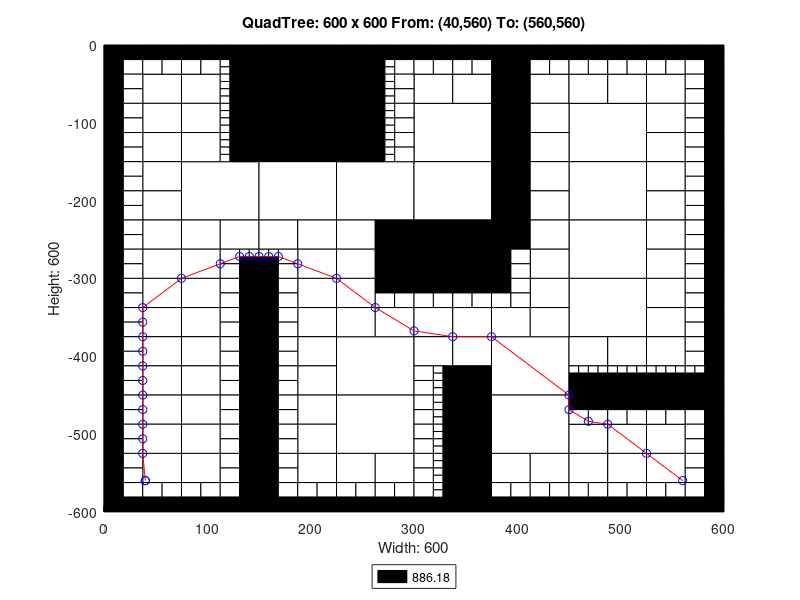

Recreate this plot in MATLAB.
axis([0 600 -600 0]);
title('QuadTree: 600 x 600 From: (40,560) To: (560,560)');
xlabel('Width: 600');
ylabel('Height: 600');
rectangle('Position',[150 -75 75 75], 'FaceColor',[0 0 0]);
rectangle('Position',[150 -150 75 75], 'FaceColor',[0 0 0]);
rectangle('Position',[75 -225 75 75], 'FaceColor',[1 1 1]);
rectangle('Position',[150 -225 75 75], 'FaceColor',[1 1 1]);
rectangle('Position',[225 -225 75 75], 'FaceColor',[1 1 1]);
rectangle('Position',[300 -150 75 75], 'FaceColor',[1 1 1]);
rectangle('Position',[450 -150 75 75], 'FaceColor',[1 1 1]);
rectangle('Position',[300 -225 75 75], 'FaceColor',[1 1 1]);
rectangle('Position',[300 -300 75 75], 'FaceColor',[0 0 0]);
rectangle('Position',[450 -225 75 75], 'FaceColor',[1 1 1]);
rectangle('Position',[450 -300 75 75], 'FaceColor',[1 1 1]);
rectangle('Position',[225 -450 75 75], 'FaceColor',[1 1 1]);
rectangle('Position',[225 -525 75 75], 'FaceColor',[1 1 1]);
rectangle('Position',[375 -450 75 75], 'FaceColor',[1 1 1]);
rectangle('Position',[450 -375 75 75], 'FaceColor',[1 1 1]);
rectangle('Position',[375 -525 75 75], 'FaceColor',[1 1 1]);
rectangle('Position',[37.5 -75 37.5 37.5], 'FaceColor',[1 1 1]);
rectangle('Position',[75 -75 37.5 37.5], 'FaceColor',[1 1 1]);
rectangle('Position',[37.5 -112.5 37.5 37.5], 'FaceColor',[1 1 1]);
rectangle('Position',[37.5 -150 37.5 37.5], 'FaceColor',[1 1 1]);
rectangle('Position',[75 -112.5 37.5 37.5], 'FaceColor',[1 1 1]);
rectangle('Position',[75 -150 37.5 37.5], 'FaceColor',[1 1 1]);
rectangle('Position',[225 -37.5 37.5 37.5], 'FaceColor',[0 0 0]);
rectangle('Position',[225 -75 37.5 37.5], 'FaceColor',[0 0 0]);
rectangle('Position',[225 -112.5 37.5 37.5], 'FaceColor',[0 0 0]);
rectangle('Position',[225 -150 37.5 37.5], 'FaceColor',[0 0 0]);
rectangle('Position',[37.5 -187.5 37.5 37.5], 'FaceColor',[1 1 1]);
rectangle('Position',[37.5 -225 37.5 37.5], 'FaceColor',[1 1 1]);
rectangle('Position',[37.5 -262.5 37.5 37.5], 'FaceColor',[1 1 1]);
rectangle('Position',[37.5 -300 37.5 37.5], 'FaceColor',[1 1 1]);
rectangle('Position',[75 -262.5 37.5 37.5], 'FaceColor',[1 1 1]);
rectangle('Position',[112.5 -262.5 37.5 37.5], 'FaceColor',[1 1 1]);
rectangle('Position',[75 -300 37.5 37.5], 'FaceColor',[1 1 1]);
rectangle('Position',[150 -262.5 37.5 37.5], 'FaceColor',[1 1 1]);
rectangle('Position',[187.5 -262.5 37.5 37.5], 'FaceColor',[1 1 1]);
rectangle('Position',[187.5 -300 37.5 37.5], 'FaceColor',[1 1 1]);
rectangle('Position',[225 -262.5 37.5 37.5], 'FaceColor',[1 1 1]);
rectangle('Position',[262.5 -262.5 37.5 37.5], 'FaceColor',[0 0 0]);
rectangle('Position',[225 -300 37.5 37.5], 'FaceColor',[1 1 1]);
rectangle('Position',[262.5 -300 37.5 37.5], 'FaceColor',[0 0 0]);
rectangle('Position',[300 -75 37.5 37.5], 'FaceColor',[1 1 1]);
rectangle('Position',[337.5 -75 37.5 37.5], 'FaceColor',[1 1 1]);
rectangle('Position',[375 -37.5 37.5 37.5], 'FaceColor',[0 0 0]);
rectangle('Position',[375 -75 37.5 37.5], 'FaceColor',[0 0 0]);
rectangle('Position',[412.5 -75 37.5 37.5], 'FaceColor',[1 1 1]);
rectangle('Position',[375 -112.5 37.5 37.5], 'FaceColor',[0 0 0]);
rectangle('Position',[412.5 -112.5 37.5 37.5], 'FaceColor',[1 1 1]);
rectangle('Position',[375 -150 37.5 37.5], 'FaceColor',[0 0 0]);
rectangle('Position',[412.5 -150 37.5 37.5], 'FaceColor',[1 1 1]);
rectangle('Position',[450 -75 37.5 37.5], 'FaceColor',[1 1 1]);
rectangle('Position',[487.5 -75 37.5 37.5], 'FaceColor',[1 1 1]);
rectangle('Position',[525 -75 37.5 37.5], 'FaceColor',[1 1 1]);
rectangle('Position',[525 -112.5 37.5 37.5], 'FaceColor',[1 1 1]);
rectangle('Position',[525 -150 37.5 37.5], 'FaceColor',[1 1 1]);
rectangle('Position',[375 -187.5 37.5 37.5], 'FaceColor',[0 0 0]);
rectangle('Position',[412.5 -187.5 37.5 37.5], 'FaceColor',[1 1 1]);
rectangle('Position',[375 -225 37.5 37.5], 'FaceColor',[0 0 0]);
rectangle('Position',[412.5 -225 37.5 37.5], 'FaceColor',[1 1 1]);
rectangle('Position',[375 -262.5 37.5 37.5], 'FaceColor',[0 0 0]);
rectangle('Position',[412.5 -262.5 37.5 37.5], 'FaceColor',[1 1 1]);
rectangle('Position',[412.5 -300 37.5 37.5], 'FaceColor',[1 1 1]);
rectangle('Position',[525 -187.5 37.5 37.5], 'FaceColor',[1 1 1]);
rectangle('Position',[525 -225 37.5 37.5], 'FaceColor',[1 1 1]);
rectangle('Position',[525 -262.5 37.5 37.5], 'FaceColor',[1 1 1]);
rectangle('Position',[525 -300 37.5 37.5], 'FaceColor',[1 1 1]);
rectangle('Position',[37.5 -337.5 37.5 37.5], 'FaceColor',[1 1 1]);
rectangle('Position',[37.5 -375 37.5 37.5], 'FaceColor',[1 1 1]);
rectangle('Position',[75 -337.5 37.5 37.5], 'FaceColor',[1 1 1]);
rectangle('Position',[75 -375 37.5 37.5], 'FaceColor',[1 1 1]);
rectangle('Position',[37.5 -412.5 37.5 37.5], 'FaceColor',[1 1 1]);
rectangle('Position',[37.5 -450 37.5 37.5], 'FaceColor',[1 1 1]);
rectangle('Position',[75 -412.5 37.5 37.5], 'FaceColor',[1 1 1]);
rectangle('Position',[75 -450 37.5 37.5], 'FaceColor',[1 1 1]);
rectangle('Position',[187.5 -337.5 37.5 37.5], 'FaceColor',[1 1 1]);
rectangle('Position',[187.5 -375 37.5 37.5], 'FaceColor',[1 1 1]);
rectangle('Position',[225 -337.5 37.5 37.5], 'FaceColor',[1 1 1]);
rectangle('Position',[225 -375 37.5 37.5], 'FaceColor',[1 1 1]);
rectangle('Position',[262.5 -375 37.5 37.5], 'FaceColor',[1 1 1]);
rectangle('Position',[187.5 -412.5 37.5 37.5], 'FaceColor',[1 1 1]);
rectangle('Position',[187.5 -450 37.5 37.5], 'FaceColor',[1 1 1]);
rectangle('Position',[37.5 -487.5 37.5 37.5], 'FaceColor',[1 1 1]);
rectangle('Position',[37.5 -525 37.5 37.5], 'FaceColor',[1 1 1]);
rectangle('Position',[75 -487.5 37.5 37.5], 'FaceColor',[1 1 1]);
rectangle('Position',[75 -525 37.5 37.5], 'FaceColor',[1 1 1]);
rectangle('Position',[37.5 -562.5 37.5 37.5], 'FaceColor',[1 1 1]);
rectangle('Position',[75 -562.5 37.5 37.5], 'FaceColor',[1 1 1]);
rectangle('Position',[187.5 -487.5 37.5 37.5], 'FaceColor',[1 1 1]);
rectangle('Position',[187.5 -525 37.5 37.5], 'FaceColor',[1 1 1]);
rectangle('Position',[187.5 -562.5 37.5 37.5], 'FaceColor',[1 1 1]);
rectangle('Position',[225 -562.5 37.5 37.5], 'FaceColor',[1 1 1]);
rectangle('Position',[262.5 -562.5 37.5 37.5], 'FaceColor',[1 1 1]);
rectangle('Position',[300 -375 37.5 37.5], 'FaceColor',[1 1 1]);
rectangle('Position',[337.5 -375 37.5 37.5], 'FaceColor',[1 1 1]);
rectangle('Position',[412.5 -337.5 37.5 37.5], 'FaceColor',[1 1 1]);
rectangle('Position',[375 -375 37.5 37.5], 'FaceColor',[1 1 1]);
rectangle('Position',[412.5 -375 37.5 37.5], 'FaceColor',[1 1 1]);
rectangle('Position',[300 -412.5 37.5 37.5], 'FaceColor',[1 1 1]);
rectangle('Position',[337.5 -412.5 37.5 37.5], 'FaceColor',[1 1 1]);
rectangle('Position',[337.5 -450 37.5 37.5], 'FaceColor',[0 0 0]);
rectangle('Position',[525 -337.5 37.5 37.5], 'FaceColor',[1 1 1]);
rectangle('Position',[525 -375 37.5 37.5], 'FaceColor',[1 1 1]);
rectangle('Position',[450 -412.5 37.5 37.5], 'FaceColor',[1 1 1]);
rectangle('Position',[487.5 -412.5 37.5 37.5], 'FaceColor',[1 1 1]);
rectangle('Position',[525 -412.5 37.5 37.5], 'FaceColor',[1 1 1]);
rectangle('Position',[337.5 -487.5 37.5 37.5], 'FaceColor',[0 0 0]);
rectangle('Position',[337.5 -525 37.5 37.5], 'FaceColor',[0 0 0]);
rectangle('Position',[337.5 -562.5 37.5 37.5], 'FaceColor',[0 0 0]);
rectangle('Position',[337.5 -600 37.5 37.5], 'FaceColor',[0 0 0]);
rectangle('Position',[375 -562.5 37.5 37.5], 'FaceColor',[1 1 1]);
rectangle('Position',[412.5 -562.5 37.5 37.5], 'FaceColor',[1 1 1]);
rectangle('Position',[450 -525 37.5 37.5], 'FaceColor',[1 1 1]);
rectangle('Position',[487.5 -525 37.5 37.5], 'FaceColor',[1 1 1]);
rectangle('Position',[525 -525 37.5 37.5], 'FaceColor',[1 1 1]);
rectangle('Position',[450 -562.5 37.5 37.5], 'FaceColor',[1 1 1]);
rectangle('Position',[487.5 -562.5 37.5 37.5], 'FaceColor',[1 1 1]);
rectangle('Position',[525 -562.5 37.5 37.5], 'FaceColor',[1 1 1]);
rectangle('Position',[0 -18.75 18.75 18.75], 'FaceColor',[0 0 0]);
rectangle('Position',[18.75 -18.75 18.75 18.75], 'FaceColor',[0 0 0]);
rectangle('Position',[0 -37.5 18.75 18.75], 'FaceColor',[0 0 0]);
rectangle('Position',[18.75 -37.5 18.75 18.75], 'FaceColor',[1 1 1]);
rectangle('Position',[37.5 -18.75 18.75 18.75], 'FaceColor',[0 0 0]);
rectangle('Position',[56.25 -18.75 18.75 18.75], 'FaceColor',[0 0 0]);
rectangle('Position',[37.5 -37.5 18.75 18.75], 'FaceColor',[1 1 1]);
rectangle('Position',[56.25 -37.5 18.75 18.75], 'FaceColor',[1 1 1]);
rectangle('Position',[0 -56.25 18.75 18.75], 'FaceColor',[0 0 0]);
rectangle('Position',[18.75 -56.25 18.75 18.75], 'FaceColor',[1 1 1]);
rectangle('Position',[0 -75 18.75 18.75], 'FaceColor',[0 0 0]);
rectangle('Position',[18.75 -75 18.75 18.75], 'FaceColor',[1 1 1]);
rectangle('Position',[75 -18.75 18.75 18.75], 'FaceColor',[0 0 0]);
rectangle('Position',[93.75 -18.75 18.75 18.75], 'FaceColor',[0 0 0]);
rectangle('Position',[75 -37.5 18.75 18.75], 'FaceColor',[1 1 1]);
rectangle('Position',[93.75 -37.5 18.75 18.75], 'FaceColor',[1 1 1]);
rectangle('Position',[112.5 -18.75 18.75 18.75], 'FaceColor',[0 0 0]);
rectangle('Position',[131.25 -18.75 18.75 18.75], 'FaceColor',[0 0 0]);
rectangle('Position',[131.25 -37.5 18.75 18.75], 'FaceColor',[0 0 0]);
rectangle('Position',[131.25 -56.25 18.75 18.75], 'FaceColor',[0 0 0]);
rectangle('Position',[131.25 -75 18.75 18.75], 'FaceColor',[0 0 0]);
rectangle('Position',[0 -93.75 18.75 18.75], 'FaceColor',[0 0 0]);
rectangle('Position',[18.75 -93.75 18.75 18.75], 'FaceColor',[1 1 1]);
rectangle('Position',[0 -112.5 18.75 18.75], 'FaceColor',[0 0 0]);
rectangle('Position',[18.75 -112.5 18.75 18.75], 'FaceColor',[1 1 1]);
rectangle('Position',[0 -131.25 18.75 18.75], 'FaceColor',[0 0 0]);
rectangle('Position',[18.75 -131.25 18.75 18.75], 'FaceColor',[1 1 1]);
rectangle('Position',[0 -150 18.75 18.75], 'FaceColor',[0 0 0]);
rectangle('Position',[18.75 -150 18.75 18.75], 'FaceColor',[1 1 1]);
rectangle('Position',[131.25 -93.75 18.75 18.75], 'FaceColor',[0 0 0]);
rectangle('Position',[131.25 -112.5 18.75 18.75], 'FaceColor',[0 0 0]);
rectangle('Position',[131.25 -131.25 18.75 18.75], 'FaceColor',[0 0 0]);
rectangle('Position',[131.25 -150 18.75 18.75], 'FaceColor',[0 0 0]);
rectangle('Position',[262.5 -18.75 18.75 18.75], 'FaceColor',[0 0 0]);
rectangle('Position',[281.25 -18.75 18.75 18.75], 'FaceColor',[0 0 0]);
rectangle('Position',[281.25 -37.5 18.75 18.75], 'FaceColor',[1 1 1]);
rectangle('Position',[281.25 -56.25 18.75 18.75], 'FaceColor',[1 1 1]);
rectangle('Position',[281.25 -75 18.75 18.75], 'FaceColor',[1 1 1]);
rectangle('Position',[281.25 -93.75 18.75 18.75], 'FaceColor',[1 1 1]);
rectangle('Position',[281.25 -112.5 18.75 18.75], 'FaceColor',[1 1 1]);
rectangle('Position',[281.25 -131.25 18.75 18.75], 'FaceColor',[1 1 1]);
rectangle('Position',[281.25 -150 18.75 18.75], 'FaceColor',[1 1 1]);
rectangle('Position',[0 -168.75 18.75 18.75], 'FaceColor',[0 0 0]);
rectangle('Position',[18.75 -168.75 18.75 18.75], 'FaceColor',[1 1 1]);
rectangle('Position',[0 -187.5 18.75 18.75], 'FaceColor',[0 0 0]);
rectangle('Position',[18.75 -187.5 18.75 18.75], 'FaceColor',[1 1 1]);
rectangle('Position',[0 -206.25 18.75 18.75], 'FaceColor',[0 0 0]);
rectangle('Position',[18.75 -206.25 18.75 18.75], 'FaceColor',[1 1 1]);
rectangle('Position',[0 -225 18.75 18.75], 'FaceColor',[0 0 0]);
rectangle('Position',[18.75 -225 18.75 18.75], 'FaceColor',[1 1 1]);
rectangle('Position',[0 -243.75 18.75 18.75], 'FaceColor',[0 0 0]);
rectangle('Position',[18.75 -243.75 18.75 18.75], 'FaceColor',[1 1 1]);
rectangle('Position',[0 -262.5 18.75 18.75], 'FaceColor',[0 0 0]);
rectangle('Position',[18.75 -262.5 18.75 18.75], 'FaceColor',[1 1 1]);
rectangle('Position',[0 -281.25 18.75 18.75], 'FaceColor',[0 0 0]);
rectangle('Position',[18.75 -281.25 18.75 18.75], 'FaceColor',[1 1 1]);
rectangle('Position',[0 -300 18.75 18.75], 'FaceColor',[0 0 0]);
rectangle('Position',[18.75 -300 18.75 18.75], 'FaceColor',[1 1 1]);
rectangle('Position',[112.5 -281.25 18.75 18.75], 'FaceColor',[1 1 1]);
rectangle('Position',[112.5 -300 18.75 18.75], 'FaceColor',[1 1 1]);
rectangle('Position',[131.25 -300 18.75 18.75], 'FaceColor',[0 0 0]);
rectangle('Position',[168.75 -281.25 18.75 18.75], 'FaceColor',[1 1 1]);
rectangle('Position',[150 -300 18.75 18.75], 'FaceColor',[0 0 0]);
rectangle('Position',[168.75 -300 18.75 18.75], 'FaceColor',[1 1 1]);
rectangle('Position',[300 -18.75 18.75 18.75], 'FaceColor',[0 0 0]);
rectangle('Position',[318.75 -18.75 18.75 18.75], 'FaceColor',[0 0 0]);
rectangle('Position',[300 -37.5 18.75 18.75], 'FaceColor',[1 1 1]);
rectangle('Position',[318.75 -37.5 18.75 18.75], 'FaceColor',[1 1 1]);
rectangle('Position',[337.5 -18.75 18.75 18.75], 'FaceColor',[0 0 0]);
rectangle('Position',[356.25 -18.75 18.75 18.75], 'FaceColor',[0 0 0]);
rectangle('Position',[337.5 -37.5 18.75 18.75], 'FaceColor',[1 1 1]);
rectangle('Position',[356.25 -37.5 18.75 18.75], 'FaceColor',[1 1 1]);
rectangle('Position',[412.5 -18.75 18.75 18.75], 'FaceColor',[0 0 0]);
rectangle('Position',[431.25 -18.75 18.75 18.75], 'FaceColor',[0 0 0]);
rectangle('Position',[412.5 -37.5 18.75 18.75], 'FaceColor',[1 1 1]);
rectangle('Position',[431.25 -37.5 18.75 18.75], 'FaceColor',[1 1 1]);
rectangle('Position',[450 -18.75 18.75 18.75], 'FaceColor',[0 0 0]);
rectangle('Position',[468.75 -18.75 18.75 18.75], 'FaceColor',[0 0 0]);
rectangle('Position',[450 -37.5 18.75 18.75], 'FaceColor',[1 1 1]);
rectangle('Position',[468.75 -37.5 18.75 18.75], 'FaceColor',[1 1 1]);
rectangle('Position',[487.5 -18.75 18.75 18.75], 'FaceColor',[0 0 0]);
rectangle('Position',[506.25 -18.75 18.75 18.75], 'FaceColor',[0 0 0]);
rectangle('Position',[487.5 -37.5 18.75 18.75], 'FaceColor',[1 1 1]);
rectangle('Position',[506.25 -37.5 18.75 18.75], 'FaceColor',[1 1 1]);
rectangle('Position',[525 -18.75 18.75 18.75], 'FaceColor',[0 0 0]);
rectangle('Position',[543.75 -18.75 18.75 18.75], 'FaceColor',[0 0 0]);
rectangle('Position',[525 -37.5 18.75 18.75], 'FaceColor',[1 1 1]);
rectangle('Position',[543.75 -37.5 18.75 18.75], 'FaceColor',[1 1 1]);
rectangle('Position',[562.5 -18.75 18.75 18.75], 'FaceColor',[0 0 0]);
rectangle('Position',[581.25 -18.75 18.75 18.75], 'FaceColor',[0 0 0]);
rectangle('Position',[562.5 -37.5 18.75 18.75], 'FaceColor',[1 1 1]);
rectangle('Position',[581.25 -37.5 18.75 18.75], 'FaceColor',[0 0 0]);
rectangle('Position',[562.5 -56.25 18.75 18.75], 'FaceColor',[1 1 1]);
rectangle('Position',[581.25 -56.25 18.75 18.75], 'FaceColor',[0 0 0]);
rectangle('Position',[562.5 -75 18.75 18.75], 'FaceColor',[1 1 1]);
rectangle('Position',[581.25 -75 18.75 18.75], 'FaceColor',[0 0 0]);
rectangle('Position',[562.5 -93.75 18.75 18.75], 'FaceColor',[1 1 1]);
rectangle('Position',[581.25 -93.75 18.75 18.75], 'FaceColor',[0 0 0]);
rectangle('Position',[562.5 -112.5 18.75 18.75], 'FaceColor',[1 1 1]);
rectangle('Position',[581.25 -112.5 18.75 18.75], 'FaceColor',[0 0 0]);
rectangle('Position',[562.5 -131.25 18.75 18.75], 'FaceColor',[1 1 1]);
rectangle('Position',[581.25 -131.25 18.75 18.75], 'FaceColor',[0 0 0]);
rectangle('Position',[562.5 -150 18.75 18.75], 'FaceColor',[1 1 1]);
rectangle('Position',[581.25 -150 18.75 18.75], 'FaceColor',[0 0 0]);
rectangle('Position',[375 -281.25 18.75 18.75], 'FaceColor',[0 0 0]);
rectangle('Position',[393.75 -281.25 18.75 18.75], 'FaceColor',[1 1 1]);
rectangle('Position',[375 -300 18.75 18.75], 'FaceColor',[0 0 0]);
rectangle('Position',[393.75 -300 18.75 18.75], 'FaceColor',[1 1 1]);
rectangle('Position',[562.5 -168.75 18.75 18.75], 'FaceColor',[1 1 1]);
rectangle('Position',[581.25 -168.75 18.75 18.75], 'FaceColor',[0 0 0]);
rectangle('Position',[562.5 -187.5 18.75 18.75], 'FaceColor',[1 1 1]);
rectangle('Position',[581.25 -187.5 18.75 18.75], 'FaceColor',[0 0 0]);
rectangle('Position',[562.5 -206.25 18.75 18.75], 'FaceColor',[1 1 1]);
rectangle('Position',[581.25 -206.25 18.75 18.75], 'FaceColor',[0 0 0]);
rectangle('Position',[562.5 -225 18.75 18.75], 'FaceColor',[1 1 1]);
rectangle('Position',[581.25 -225 18.75 18.75], 'FaceColor',[0 0 0]);
rectangle('Position',[562.5 -243.75 18.75 18.75], 'FaceColor',[1 1 1]);
rectangle('Position',[581.25 -243.75 18.75 18.75], 'FaceColor',[0 0 0]);
rectangle('Position',[562.5 -262.5 18.75 18.75], 'FaceColor',[1 1 1]);
rectangle('Position',[581.25 -262.5 18.75 18.75], 'FaceColor',[0 0 0]);
rectangle('Position',[562.5 -281.25 18.75 18.75], 'FaceColor',[1 1 1]);
rectangle('Position',[581.25 -281.25 18.75 18.75], 'FaceColor',[0 0 0]);
rectangle('Position',[562.5 -300 18.75 18.75], 'FaceColor',[1 1 1]);
rectangle('Position',[581.25 -300 18.75 18.75], 'FaceColor',[0 0 0]);
rectangle('Position',[0 -318.75 18.75 18.75], 'FaceColor',[0 0 0]);
rectangle('Position',[18.75 -318.75 18.75 18.75], 'FaceColor',[1 1 1]);
rectangle('Position',[0 -337.5 18.75 18.75], 'FaceColor',[0 0 0]);
rectangle('Position',[18.75 -337.5 18.75 18.75], 'FaceColor',[1 1 1]);
rectangle('Position',[0 -356.25 18.75 18.75], 'FaceColor',[0 0 0]);
rectangle('Position',[18.75 -356.25 18.75 18.75], 'FaceColor',[1 1 1]);
rectangle('Position',[0 -375 18.75 18.75], 'FaceColor',[0 0 0]);
rectangle('Position',[18.75 -375 18.75 18.75], 'FaceColor',[1 1 1]);
rectangle('Position',[112.5 -318.75 18.75 18.75], 'FaceColor',[1 1 1]);
rectangle('Position',[131.25 -318.75 18.75 18.75], 'FaceColor',[0 0 0]);
rectangle('Position',[112.5 -337.5 18.75 18.75], 'FaceColor',[1 1 1]);
rectangle('Position',[131.25 -337.5 18.75 18.75], 'FaceColor',[0 0 0]);
rectangle('Position',[112.5 -356.25 18.75 18.75], 'FaceColor',[1 1 1]);
rectangle('Position',[131.25 -356.25 18.75 18.75], 'FaceColor',[0 0 0]);
rectangle('Position',[112.5 -375 18.75 18.75], 'FaceColor',[1 1 1]);
rectangle('Position',[131.25 -375 18.75 18.75], 'FaceColor',[0 0 0]);
rectangle('Position',[0 -393.75 18.75 18.75], 'FaceColor',[0 0 0]);
rectangle('Position',[18.75 -393.75 18.75 18.75], 'FaceColor',[1 1 1]);
rectangle('Position',[0 -412.5 18.75 18.75], 'FaceColor',[0 0 0]);
rectangle('Position',[18.75 -412.5 18.75 18.75], 'FaceColor',[1 1 1]);
rectangle('Position',[0 -431.25 18.75 18.75], 'FaceColor',[0 0 0]);
rectangle('Position',[18.75 -431.25 18.75 18.75], 'FaceColor',[1 1 1]);
rectangle('Position',[0 -450 18.75 18.75], 'FaceColor',[0 0 0]);
rectangle('Position',[18.75 -450 18.75 18.75], 'FaceColor',[1 1 1]);
rectangle('Position',[112.5 -393.75 18.75 18.75], 'FaceColor',[1 1 1]);
rectangle('Position',[131.25 -393.75 18.75 18.75], 'FaceColor',[0 0 0]);
rectangle('Position',[112.5 -412.5 18.75 18.75], 'FaceColor',[1 1 1]);
rectangle('Position',[131.25 -412.5 18.75 18.75], 'FaceColor',[0 0 0]);
rectangle('Position',[112.5 -431.25 18.75 18.75], 'FaceColor',[1 1 1]);
rectangle('Position',[131.25 -431.25 18.75 18.75], 'FaceColor',[0 0 0]);
rectangle('Position',[112.5 -450 18.75 18.75], 'FaceColor',[1 1 1]);
rectangle('Position',[131.25 -450 18.75 18.75], 'FaceColor',[0 0 0]);
rectangle('Position',[150 -318.75 18.75 18.75], 'FaceColor',[0 0 0]);
rectangle('Position',[168.75 -318.75 18.75 18.75], 'FaceColor',[1 1 1]);
rectangle('Position',[150 -337.5 18.75 18.75], 'FaceColor',[0 0 0]);
rectangle('Position',[168.75 -337.5 18.75 18.75], 'FaceColor',[1 1 1]);
rectangle('Position',[150 -356.25 18.75 18.75], 'FaceColor',[0 0 0]);
rectangle('Position',[168.75 -356.25 18.75 18.75], 'FaceColor',[1 1 1]);
rectangle('Position',[150 -375 18.75 18.75], 'FaceColor',[0 0 0]);
rectangle('Position',[168.75 -375 18.75 18.75], 'FaceColor',[1 1 1]);
rectangle('Position',[262.5 -318.75 18.75 18.75], 'FaceColor',[0 0 0]);
rectangle('Position',[281.25 -318.75 18.75 18.75], 'FaceColor',[0 0 0]);
rectangle('Position',[262.5 -337.5 18.75 18.75], 'FaceColor',[1 1 1]);
rectangle('Position',[281.25 -337.5 18.75 18.75], 'FaceColor',[1 1 1]);
rectangle('Position',[150 -393.75 18.75 18.75], 'FaceColor',[0 0 0]);
rectangle('Position',[168.75 -393.75 18.75 18.75], 'FaceColor',[1 1 1]);
rectangle('Position',[150 -412.5 18.75 18.75], 'FaceColor',[0 0 0]);
rectangle('Position',[168.75 -412.5 18.75 18.75], 'FaceColor',[1 1 1]);
rectangle('Position',[150 -431.25 18.75 18.75], 'FaceColor',[0 0 0]);
rectangle('Position',[168.75 -431.25 18.75 18.75], 'FaceColor',[1 1 1]);
rectangle('Position',[150 -450 18.75 18.75], 'FaceColor',[0 0 0]);
rectangle('Position',[168.75 -450 18.75 18.75], 'FaceColor',[1 1 1]);
rectangle('Position',[0 -468.75 18.75 18.75], 'FaceColor',[0 0 0]);
rectangle('Position',[18.75 -468.75 18.75 18.75], 'FaceColor',[1 1 1]);
rectangle('Position',[0 -487.5 18.75 18.75], 'FaceColor',[0 0 0]);
rectangle('Position',[18.75 -487.5 18.75 18.75], 'FaceColor',[1 1 1]);
rectangle('Position',[0 -506.25 18.75 18.75], 'FaceColor',[0 0 0]);
rectangle('Position',[18.75 -506.25 18.75 18.75], 'FaceColor',[1 1 1]);
rectangle('Position',[0 -525 18.75 18.75], 'FaceColor',[0 0 0]);
rectangle('Position',[18.75 -525 18.75 18.75], 'FaceColor',[1 1 1]);
rectangle('Position',[112.5 -468.75 18.75 18.75], 'FaceColor',[1 1 1]);
rectangle('Position',[131.25 -468.75 18.75 18.75], 'FaceColor',[0 0 0]);
rectangle('Position',[112.5 -487.5 18.75 18.75], 'FaceColor',[1 1 1]);
rectangle('Position',[131.25 -487.5 18.75 18.75], 'FaceColor',[0 0 0]);
rectangle('Position',[112.5 -506.25 18.75 18.75], 'FaceColor',[1 1 1]);
rectangle('Position',[131.25 -506.25 18.75 18.75], 'FaceColor',[0 0 0]);
rectangle('Position',[112.5 -525 18.75 18.75], 'FaceColor',[1 1 1]);
rectangle('Position',[131.25 -525 18.75 18.75], 'FaceColor',[0 0 0]);
rectangle('Position',[0 -543.75 18.75 18.75], 'FaceColor',[0 0 0]);
rectangle('Position',[18.75 -543.75 18.75 18.75], 'FaceColor',[1 1 1]);
rectangle('Position',[0 -562.5 18.75 18.75], 'FaceColor',[0 0 0]);
rectangle('Position',[18.75 -562.5 18.75 18.75], 'FaceColor',[1 1 1]);
rectangle('Position',[0 -581.25 18.75 18.75], 'FaceColor',[0 0 0]);
rectangle('Position',[18.75 -581.25 18.75 18.75], 'FaceColor',[1 1 1]);
rectangle('Position',[0 -600 18.75 18.75], 'FaceColor',[0 0 0]);
rectangle('Position',[18.75 -600 18.75 18.75], 'FaceColor',[0 0 0]);
rectangle('Position',[37.5 -581.25 18.75 18.75], 'FaceColor',[1 1 1]);
rectangle('Position',[56.25 -581.25 18.75 18.75], 'FaceColor',[1 1 1]);
rectangle('Position',[37.5 -600 18.75 18.75], 'FaceColor',[0 0 0]);
rectangle('Position',[56.25 -600 18.75 18.75], 'FaceColor',[0 0 0]);
rectangle('Position',[112.5 -543.75 18.75 18.75], 'FaceColor',[1 1 1]);
rectangle('Position',[131.25 -543.75 18.75 18.75], 'FaceColor',[0 0 0]);
rectangle('Position',[112.5 -562.5 18.75 18.75], 'FaceColor',[1 1 1]);
rectangle('Position',[131.25 -562.5 18.75 18.75], 'FaceColor',[0 0 0]);
rectangle('Position',[75 -581.25 18.75 18.75], 'FaceColor',[1 1 1]);
rectangle('Position',[93.75 -581.25 18.75 18.75], 'FaceColor',[1 1 1]);
rectangle('Position',[75 -600 18.75 18.75], 'FaceColor',[0 0 0]);
rectangle('Position',[93.75 -600 18.75 18.75], 'FaceColor',[0 0 0]);
rectangle('Position',[112.5 -581.25 18.75 18.75], 'FaceColor',[1 1 1]);
rectangle('Position',[131.25 -581.25 18.75 18.75], 'FaceColor',[0 0 0]);
rectangle('Position',[112.5 -600 18.75 18.75], 'FaceColor',[0 0 0]);
rectangle('Position',[131.25 -600 18.75 18.75], 'FaceColor',[0 0 0]);
rectangle('Position',[150 -468.75 18.75 18.75], 'FaceColor',[0 0 0]);
rectangle('Position',[168.75 -468.75 18.75 18.75], 'FaceColor',[1 1 1]);
rectangle('Position',[150 -487.5 18.75 18.75], 'FaceColor',[0 0 0]);
rectangle('Position',[168.75 -487.5 18.75 18.75], 'FaceColor',[1 1 1]);
rectangle('Position',[150 -506.25 18.75 18.75], 'FaceColor',[0 0 0]);
rectangle('Position',[168.75 -506.25 18.75 18.75], 'FaceColor',[1 1 1]);
rectangle('Position',[150 -525 18.75 18.75], 'FaceColor',[0 0 0]);
rectangle('Position',[168.75 -525 18.75 18.75], 'FaceColor',[1 1 1]);
rectangle('Position',[150 -543.75 18.75 18.75], 'FaceColor',[0 0 0]);
rectangle('Position',[168.75 -543.75 18.75 18.75], 'FaceColor',[1 1 1]);
rectangle('Position',[150 -562.5 18.75 18.75], 'FaceColor',[0 0 0]);
rectangle('Position',[168.75 -562.5 18.75 18.75], 'FaceColor',[1 1 1]);
rectangle('Position',[150 -581.25 18.75 18.75], 'FaceColor',[0 0 0]);
rectangle('Position',[168.75 -581.25 18.75 18.75], 'FaceColor',[1 1 1]);
rectangle('Position',[150 -600 18.75 18.75], 'FaceColor',[0 0 0]);
rectangle('Position',[168.75 -600 18.75 18.75], 'FaceColor',[0 0 0]);
rectangle('Position',[187.5 -581.25 18.75 18.75], 'FaceColor',[1 1 1]);
rectangle('Position',[206.25 -581.25 18.75 18.75], 'FaceColor',[1 1 1]);
rectangle('Position',[187.5 -600 18.75 18.75], 'FaceColor',[0 0 0]);
rectangle('Position',[206.25 -600 18.75 18.75], 'FaceColor',[0 0 0]);
rectangle('Position',[225 -581.25 18.75 18.75], 'FaceColor',[1 1 1]);
rectangle('Position',[243.75 -581.25 18.75 18.75], 'FaceColor',[1 1 1]);
rectangle('Position',[225 -600 18.75 18.75], 'FaceColor',[0 0 0]);
rectangle('Position',[243.75 -600 18.75 18.75], 'FaceColor',[0 0 0]);
rectangle('Position',[262.5 -581.25 18.75 18.75], 'FaceColor',[1 1 1]);
rectangle('Position',[281.25 -581.25 18.75 18.75], 'FaceColor',[1 1 1]);
rectangle('Position',[262.5 -600 18.75 18.75], 'FaceColor',[0 0 0]);
rectangle('Position',[281.25 -600 18.75 18.75], 'FaceColor',[0 0 0]);
rectangle('Position',[300 -318.75 18.75 18.75], 'FaceColor',[0 0 0]);
rectangle('Position',[318.75 -318.75 18.75 18.75], 'FaceColor',[0 0 0]);
rectangle('Position',[300 -337.5 18.75 18.75], 'FaceColor',[1 1 1]);
rectangle('Position',[318.75 -337.5 18.75 18.75], 'FaceColor',[1 1 1]);
rectangle('Position',[337.5 -318.75 18.75 18.75], 'FaceColor',[0 0 0]);
rectangle('Position',[356.25 -318.75 18.75 18.75], 'FaceColor',[0 0 0]);
rectangle('Position',[337.5 -337.5 18.75 18.75], 'FaceColor',[1 1 1]);
rectangle('Position',[356.25 -337.5 18.75 18.75], 'FaceColor',[1 1 1]);
rectangle('Position',[375 -318.75 18.75 18.75], 'FaceColor',[0 0 0]);
rectangle('Position',[393.75 -318.75 18.75 18.75], 'FaceColor',[1 1 1]);
rectangle('Position',[375 -337.5 18.75 18.75], 'FaceColor',[1 1 1]);
rectangle('Position',[393.75 -337.5 18.75 18.75], 'FaceColor',[1 1 1]);
rectangle('Position',[300 -431.25 18.75 18.75], 'FaceColor',[1 1 1]);
rectangle('Position',[300 -450 18.75 18.75], 'FaceColor',[1 1 1]);
rectangle('Position',[562.5 -318.75 18.75 18.75], 'FaceColor',[1 1 1]);
rectangle('Position',[581.25 -318.75 18.75 18.75], 'FaceColor',[0 0 0]);
rectangle('Position',[562.5 -337.5 18.75 18.75], 'FaceColor',[1 1 1]);
rectangle('Position',[581.25 -337.5 18.75 18.75], 'FaceColor',[0 0 0]);
rectangle('Position',[562.5 -356.25 18.75 18.75], 'FaceColor',[1 1 1]);
rectangle('Position',[581.25 -356.25 18.75 18.75], 'FaceColor',[0 0 0]);
rectangle('Position',[562.5 -375 18.75 18.75], 'FaceColor',[1 1 1]);
rectangle('Position',[581.25 -375 18.75 18.75], 'FaceColor',[0 0 0]);
rectangle('Position',[450 -450 18.75 18.75], 'FaceColor',[0 0 0]);
rectangle('Position',[468.75 -450 18.75 18.75], 'FaceColor',[0 0 0]);
rectangle('Position',[487.5 -450 18.75 18.75], 'FaceColor',[0 0 0]);
rectangle('Position',[506.25 -450 18.75 18.75], 'FaceColor',[0 0 0]);
rectangle('Position',[562.5 -393.75 18.75 18.75], 'FaceColor',[1 1 1]);
rectangle('Position',[581.25 -393.75 18.75 18.75], 'FaceColor',[0 0 0]);
rectangle('Position',[562.5 -412.5 18.75 18.75], 'FaceColor',[1 1 1]);
rectangle('Position',[581.25 -412.5 18.75 18.75], 'FaceColor',[0 0 0]);
rectangle('Position',[525 -450 18.75 18.75], 'FaceColor',[0 0 0]);
rectangle('Position',[543.75 -450 18.75 18.75], 'FaceColor',[0 0 0]);
rectangle('Position',[581.25 -431.25 18.75 18.75], 'FaceColor',[0 0 0]);
rectangle('Position',[562.5 -450 18.75 18.75], 'FaceColor',[0 0 0]);
rectangle('Position',[581.25 -450 18.75 18.75], 'FaceColor',[0 0 0]);
rectangle('Position',[300 -468.75 18.75 18.75], 'FaceColor',[1 1 1]);
rectangle('Position',[300 -487.5 18.75 18.75], 'FaceColor',[1 1 1]);
rectangle('Position',[300 -506.25 18.75 18.75], 'FaceColor',[1 1 1]);
rectangle('Position',[300 -525 18.75 18.75], 'FaceColor',[1 1 1]);
rectangle('Position',[300 -543.75 18.75 18.75], 'FaceColor',[1 1 1]);
rectangle('Position',[300 -562.5 18.75 18.75], 'FaceColor',[1 1 1]);
rectangle('Position',[300 -581.25 18.75 18.75], 'FaceColor',[1 1 1]);
rectangle('Position',[300 -600 18.75 18.75], 'FaceColor',[0 0 0]);
rectangle('Position',[318.75 -600 18.75 18.75], 'FaceColor',[0 0 0]);
rectangle('Position',[375 -581.25 18.75 18.75], 'FaceColor',[1 1 1]);
rectangle('Position',[393.75 -581.25 18.75 18.75], 'FaceColor',[1 1 1]);
rectangle('Position',[375 -600 18.75 18.75], 'FaceColor',[0 0 0]);
rectangle('Position',[393.75 -600 18.75 18.75], 'FaceColor',[0 0 0]);
rectangle('Position',[412.5 -581.25 18.75 18.75], 'FaceColor',[1 1 1]);
rectangle('Position',[431.25 -581.25 18.75 18.75], 'FaceColor',[1 1 1]);
rectangle('Position',[412.5 -600 18.75 18.75], 'FaceColor',[0 0 0]);
rectangle('Position',[431.25 -600 18.75 18.75], 'FaceColor',[0 0 0]);
rectangle('Position',[450 -468.75 18.75 18.75], 'FaceColor',[0 0 0]);
rectangle('Position',[468.75 -468.75 18.75 18.75], 'FaceColor',[0 0 0]);
rectangle('Position',[450 -487.5 18.75 18.75], 'FaceColor',[1 1 1]);
rectangle('Position',[468.75 -487.5 18.75 18.75], 'FaceColor',[1 1 1]);
rectangle('Position',[487.5 -468.75 18.75 18.75], 'FaceColor',[0 0 0]);
rectangle('Position',[506.25 -468.75 18.75 18.75], 'FaceColor',[0 0 0]);
rectangle('Position',[487.5 -487.5 18.75 18.75], 'FaceColor',[1 1 1]);
rectangle('Position',[506.25 -487.5 18.75 18.75], 'FaceColor',[1 1 1]);
rectangle('Position',[525 -468.75 18.75 18.75], 'FaceColor',[0 0 0]);
rectangle('Position',[543.75 -468.75 18.75 18.75], 'FaceColor',[0 0 0]);
rectangle('Position',[525 -487.5 18.75 18.75], 'FaceColor',[1 1 1]);
rectangle('Position',[543.75 -487.5 18.75 18.75], 'FaceColor',[1 1 1]);
rectangle('Position',[562.5 -468.75 18.75 18.75], 'FaceColor',[0 0 0]);
rectangle('Position',[581.25 -468.75 18.75 18.75], 'FaceColor',[0 0 0]);
rectangle('Position',[562.5 -487.5 18.75 18.75], 'FaceColor',[1 1 1]);
rectangle('Position',[581.25 -487.5 18.75 18.75], 'FaceColor',[0 0 0]);
rectangle('Position',[562.5 -506.25 18.75 18.75], 'FaceColor',[1 1 1]);
rectangle('Position',[581.25 -506.25 18.75 18.75], 'FaceColor',[0 0 0]);
rectangle('Position',[562.5 -525 18.75 18.75], 'FaceColor',[1 1 1]);
rectangle('Position',[581.25 -525 18.75 18.75], 'FaceColor',[0 0 0]);
rectangle('Position',[450 -581.25 18.75 18.75], 'FaceColor',[1 1 1]);
rectangle('Position',[468.75 -581.25 18.75 18.75], 'FaceColor',[1 1 1]);
rectangle('Position',[450 -600 18.75 18.75], 'FaceColor',[0 0 0]);
rectangle('Position',[468.75 -600 18.75 18.75], 'FaceColor',[0 0 0]);
rectangle('Position',[487.5 -581.25 18.75 18.75], 'FaceColor',[1 1 1]);
rectangle('Position',[506.25 -581.25 18.75 18.75], 'FaceColor',[1 1 1]);
rectangle('Position',[487.5 -600 18.75 18.75], 'FaceColor',[0 0 0]);
rectangle('Position',[506.25 -600 18.75 18.75], 'FaceColor',[0 0 0]);
rectangle('Position',[562.5 -543.75 18.75 18.75], 'FaceColor',[1 1 1]);
rectangle('Position',[581.25 -543.75 18.75 18.75], 'FaceColor',[0 0 0]);
rectangle('Position',[562.5 -562.5 18.75 18.75], 'FaceColor',[1 1 1]);
rectangle('Position',[581.25 -562.5 18.75 18.75], 'FaceColor',[0 0 0]);
rectangle('Position',[525 -581.25 18.75 18.75], 'FaceColor',[1 1 1]);
rectangle('Position',[543.75 -581.25 18.75 18.75], 'FaceColor',[1 1 1]);
rectangle('Position',[525 -600 18.75 18.75], 'FaceColor',[0 0 0]);
rectangle('Position',[543.75 -600 18.75 18.75], 'FaceColor',[0 0 0]);
rectangle('Position',[562.5 -581.25 18.75 18.75], 'FaceColor',[1 1 1]);
rectangle('Position',[581.25 -581.25 18.75 18.75], 'FaceColor',[0 0 0]);
rectangle('Position',[562.5 -600 18.75 18.75], 'FaceColor',[0 0 0]);
rectangle('Position',[581.25 -600 18.75 18.75], 'FaceColor',[0 0 0]);
rectangle('Position',[112.5 -28.125 9.375 9.375], 'FaceColor',[1 1 1]);
rectangle('Position',[121.875 -28.125 9.375 9.375], 'FaceColor',[0 0 0]);
rectangle('Position',[112.5 -37.5 9.375 9.375], 'FaceColor',[1 1 1]);
rectangle('Position',[121.875 -37.5 9.375 9.375], 'FaceColor',[0 0 0]);
rectangle('Position',[112.5 -46.875 9.375 9.375], 'FaceColor',[1 1 1]);
rectangle('Position',[121.875 -46.875 9.375 9.375], 'FaceColor',[0 0 0]);
rectangle('Position',[112.5 -56.25 9.375 9.375], 'FaceColor',[1 1 1]);
rectangle('Position',[121.875 -56.25 9.375 9.375], 'FaceColor',[0 0 0]);
rectangle('Position',[112.5 -65.625 9.375 9.375], 'FaceColor',[1 1 1]);
rectangle('Position',[121.875 -65.625 9.375 9.375], 'FaceColor',[0 0 0]);
rectangle('Position',[112.5 -75 9.375 9.375], 'FaceColor',[1 1 1]);
rectangle('Position',[121.875 -75 9.375 9.375], 'FaceColor',[0 0 0]);
rectangle('Position',[112.5 -84.375 9.375 9.375], 'FaceColor',[1 1 1]);
rectangle('Position',[121.875 -84.375 9.375 9.375], 'FaceColor',[0 0 0]);
rectangle('Position',[112.5 -93.75 9.375 9.375], 'FaceColor',[1 1 1]);
rectangle('Position',[121.875 -93.75 9.375 9.375], 'FaceColor',[0 0 0]);
rectangle('Position',[112.5 -103.125 9.375 9.375], 'FaceColor',[1 1 1]);
rectangle('Position',[121.875 -103.125 9.375 9.375], 'FaceColor',[0 0 0]);
rectangle('Position',[112.5 -112.5 9.375 9.375], 'FaceColor',[1 1 1]);
rectangle('Position',[121.875 -112.5 9.375 9.375], 'FaceColor',[0 0 0]);
rectangle('Position',[112.5 -121.875 9.375 9.375], 'FaceColor',[1 1 1]);
rectangle('Position',[121.875 -121.875 9.375 9.375], 'FaceColor',[0 0 0]);
rectangle('Position',[112.5 -131.25 9.375 9.375], 'FaceColor',[1 1 1]);
rectangle('Position',[121.875 -131.25 9.375 9.375], 'FaceColor',[0 0 0]);
rectangle('Position',[112.5 -140.625 9.375 9.375], 'FaceColor',[1 1 1]);
rectangle('Position',[121.875 -140.625 9.375 9.375], 'FaceColor',[0 0 0]);
rectangle('Position',[112.5 -150 9.375 9.375], 'FaceColor',[1 1 1]);
rectangle('Position',[121.875 -150 9.375 9.375], 'FaceColor',[0 0 0]);
rectangle('Position',[262.5 -28.125 9.375 9.375], 'FaceColor',[0 0 0]);
rectangle('Position',[271.875 -28.125 9.375 9.375], 'FaceColor',[1 1 1]);
rectangle('Position',[262.5 -37.5 9.375 9.375], 'FaceColor',[0 0 0]);
rectangle('Position',[271.875 -37.5 9.375 9.375], 'FaceColor',[1 1 1]);
rectangle('Position',[262.5 -46.875 9.375 9.375], 'FaceColor',[0 0 0]);
rectangle('Position',[271.875 -46.875 9.375 9.375], 'FaceColor',[1 1 1]);
rectangle('Position',[262.5 -56.25 9.375 9.375], 'FaceColor',[0 0 0]);
rectangle('Position',[271.875 -56.25 9.375 9.375], 'FaceColor',[1 1 1]);
rectangle('Position',[262.5 -65.625 9.375 9.375], 'FaceColor',[0 0 0]);
rectangle('Position',[271.875 -65.625 9.375 9.375], 'FaceColor',[1 1 1]);
rectangle('Position',[262.5 -75 9.375 9.375], 'FaceColor',[0 0 0]);
rectangle('Position',[271.875 -75 9.375 9.375], 'FaceColor',[1 1 1]);
rectangle('Position',[262.5 -84.375 9.375 9.375], 'FaceColor',[0 0 0]);
rectangle('Position',[271.875 -84.375 9.375 9.375], 'FaceColor',[1 1 1]);
rectangle('Position',[262.5 -93.75 9.375 9.375], 'FaceColor',[0 0 0]);
rectangle('Position',[271.875 -93.75 9.375 9.375], 'FaceColor',[1 1 1]);
rectangle('Position',[262.5 -103.125 9.375 9.375], 'FaceColor',[0 0 0]);
rectangle('Position',[271.875 -103.125 9.375 9.375], 'FaceColor',[1 1 1]);
rectangle('Position',[262.5 -112.5 9.375 9.375], 'FaceColor',[0 0 0]);
rectangle('Position',[271.875 -112.5 9.375 9.375], 'FaceColor',[1 1 1]);
rectangle('Position',[262.5 -121.875 9.375 9.375], 'FaceColor',[0 0 0]);
rectangle('Position',[271.875 -121.875 9.375 9.375], 'FaceColor',[1 1 1]);
rectangle('Position',[262.5 -131.25 9.375 9.375], 'FaceColor',[0 0 0]);
rectangle('Position',[271.875 -131.25 9.375 9.375], 'FaceColor',[1 1 1]);
rectangle('Position',[262.5 -140.625 9.375 9.375], 'FaceColor',[0 0 0]);
rectangle('Position',[271.875 -140.625 9.375 9.375], 'FaceColor',[1 1 1]);
rectangle('Position',[262.5 -150 9.375 9.375], 'FaceColor',[0 0 0]);
rectangle('Position',[271.875 -150 9.375 9.375], 'FaceColor',[1 1 1]);
rectangle('Position',[131.25 -271.875 9.375 9.375], 'FaceColor',[1 1 1]);
rectangle('Position',[140.625 -271.875 9.375 9.375], 'FaceColor',[1 1 1]);
rectangle('Position',[131.25 -281.25 9.375 9.375], 'FaceColor',[0 0 0]);
rectangle('Position',[140.625 -281.25 9.375 9.375], 'FaceColor',[0 0 0]);
rectangle('Position',[150 -271.875 9.375 9.375], 'FaceColor',[1 1 1]);
rectangle('Position',[159.375 -271.875 9.375 9.375], 'FaceColor',[1 1 1]);
rectangle('Position',[150 -281.25 9.375 9.375], 'FaceColor',[0 0 0]);
rectangle('Position',[159.375 -281.25 9.375 9.375], 'FaceColor',[0 0 0]);
rectangle('Position',[318.75 -421.875 9.375 9.375], 'FaceColor',[1 1 1]);
rectangle('Position',[328.125 -421.875 9.375 9.375], 'FaceColor',[0 0 0]);
rectangle('Position',[318.75 -431.25 9.375 9.375], 'FaceColor',[1 1 1]);
rectangle('Position',[328.125 -431.25 9.375 9.375], 'FaceColor',[0 0 0]);
rectangle('Position',[318.75 -440.625 9.375 9.375], 'FaceColor',[1 1 1]);
rectangle('Position',[328.125 -440.625 9.375 9.375], 'FaceColor',[0 0 0]);
rectangle('Position',[318.75 -450 9.375 9.375], 'FaceColor',[1 1 1]);
rectangle('Position',[328.125 -450 9.375 9.375], 'FaceColor',[0 0 0]);
rectangle('Position',[450 -421.875 9.375 9.375], 'FaceColor',[1 1 1]);
rectangle('Position',[459.375 -421.875 9.375 9.375], 'FaceColor',[1 1 1]);
rectangle('Position',[450 -431.25 9.375 9.375], 'FaceColor',[0 0 0]);
rectangle('Position',[459.375 -431.25 9.375 9.375], 'FaceColor',[0 0 0]);
rectangle('Position',[468.75 -421.875 9.375 9.375], 'FaceColor',[1 1 1]);
rectangle('Position',[478.125 -421.875 9.375 9.375], 'FaceColor',[1 1 1]);
rectangle('Position',[468.75 -431.25 9.375 9.375], 'FaceColor',[0 0 0]);
rectangle('Position',[478.125 -431.25 9.375 9.375], 'FaceColor',[0 0 0]);
rectangle('Position',[487.5 -421.875 9.375 9.375], 'FaceColor',[1 1 1]);
rectangle('Position',[496.875 -421.875 9.375 9.375], 'FaceColor',[1 1 1]);
rectangle('Position',[487.5 -431.25 9.375 9.375], 'FaceColor',[0 0 0]);
rectangle('Position',[496.875 -431.25 9.375 9.375], 'FaceColor',[0 0 0]);
rectangle('Position',[506.25 -421.875 9.375 9.375], 'FaceColor',[1 1 1]);
rectangle('Position',[515.625 -421.875 9.375 9.375], 'FaceColor',[1 1 1]);
rectangle('Position',[506.25 -431.25 9.375 9.375], 'FaceColor',[0 0 0]);
rectangle('Position',[515.625 -431.25 9.375 9.375], 'FaceColor',[0 0 0]);
rectangle('Position',[525 -421.875 9.375 9.375], 'FaceColor',[1 1 1]);
rectangle('Position',[534.375 -421.875 9.375 9.375], 'FaceColor',[1 1 1]);
rectangle('Position',[525 -431.25 9.375 9.375], 'FaceColor',[0 0 0]);
rectangle('Position',[534.375 -431.25 9.375 9.375], 'FaceColor',[0 0 0]);
rectangle('Position',[543.75 -421.875 9.375 9.375], 'FaceColor',[1 1 1]);
rectangle('Position',[553.125 -421.875 9.375 9.375], 'FaceColor',[1 1 1]);
rectangle('Position',[543.75 -431.25 9.375 9.375], 'FaceColor',[0 0 0]);
rectangle('Position',[553.125 -431.25 9.375 9.375], 'FaceColor',[0 0 0]);
rectangle('Position',[562.5 -421.875 9.375 9.375], 'FaceColor',[1 1 1]);
rectangle('Position',[571.875 -421.875 9.375 9.375], 'FaceColor',[1 1 1]);
rectangle('Position',[562.5 -431.25 9.375 9.375], 'FaceColor',[0 0 0]);
rectangle('Position',[571.875 -431.25 9.375 9.375], 'FaceColor',[0 0 0]);
rectangle('Position',[318.75 -459.375 9.375 9.375], 'FaceColor',[1 1 1]);
rectangle('Position',[328.125 -459.375 9.375 9.375], 'FaceColor',[0 0 0]);
rectangle('Position',[318.75 -468.75 9.375 9.375], 'FaceColor',[1 1 1]);
rectangle('Position',[328.125 -468.75 9.375 9.375], 'FaceColor',[0 0 0]);
rectangle('Position',[318.75 -478.125 9.375 9.375], 'FaceColor',[1 1 1]);
rectangle('Position',[328.125 -478.125 9.375 9.375], 'FaceColor',[0 0 0]);
rectangle('Position',[318.75 -487.5 9.375 9.375], 'FaceColor',[1 1 1]);
rectangle('Position',[328.125 -487.5 9.375 9.375], 'FaceColor',[0 0 0]);
rectangle('Position',[318.75 -496.875 9.375 9.375], 'FaceColor',[1 1 1]);
rectangle('Position',[328.125 -496.875 9.375 9.375], 'FaceColor',[0 0 0]);
rectangle('Position',[318.75 -506.25 9.375 9.375], 'FaceColor',[1 1 1]);
rectangle('Position',[328.125 -506.25 9.375 9.375], 'FaceColor',[0 0 0]);
rectangle('Position',[318.75 -515.625 9.375 9.375], 'FaceColor',[1 1 1]);
rectangle('Position',[328.125 -515.625 9.375 9.375], 'FaceColor',[0 0 0]);
rectangle('Position',[318.75 -525 9.375 9.375], 'FaceColor',[1 1 1]);
rectangle('Position',[328.125 -525 9.375 9.375], 'FaceColor',[0 0 0]);
rectangle('Position',[318.75 -534.375 9.375 9.375], 'FaceColor',[1 1 1]);
rectangle('Position',[328.125 -534.375 9.375 9.375], 'FaceColor',[0 0 0]);
rectangle('Position',[318.75 -543.75 9.375 9.375], 'FaceColor',[1 1 1]);
rectangle('Position',[328.125 -543.75 9.375 9.375], 'FaceColor',[0 0 0]);
rectangle('Position',[318.75 -553.125 9.375 9.375], 'FaceColor',[1 1 1]);
rectangle('Position',[328.125 -553.125 9.375 9.375], 'FaceColor',[0 0 0]);
rectangle('Position',[318.75 -562.5 9.375 9.375], 'FaceColor',[1 1 1]);
rectangle('Position',[328.125 -562.5 9.375 9.375], 'FaceColor',[0 0 0]);
rectangle('Position',[318.75 -571.875 9.375 9.375], 'FaceColor',[1 1 1]);
rectangle('Position',[328.125 -571.875 9.375 9.375], 'FaceColor',[0 0 0]);
rectangle('Position',[318.75 -581.25 9.375 9.375], 'FaceColor',[1 1 1]);
rectangle('Position',[328.125 -581.25 9.375 9.375], 'FaceColor',[0 0 0]);
X=[560,525,487.5,468.75,450,450,375,337.5,300,262.5,225,187.5,168.75,159.375,150,140.625,131.25,112.5,75,37.5,37.5,37.5,37.5,37.5,37.5,37.5,37.5,37.5,37.5,37.5,40,40];
Y=[-560,-525,-487.5,-483.75,-468.75,-450,-375,-375,-367.5,-337.5,-300,-281.25,-271.875,-271.875,-271.875,-271.875,-271.875,-281.25,-300,-337.5,-356.25,-375,-393.75,-412.5,-431.25,-450,-468.75,-487.5,-506.25,-525,-560,-560];
hold on;
plot(X,Y,'r');
plot(X,Y,'bo');
legend('886.18','Location','southoutside');
